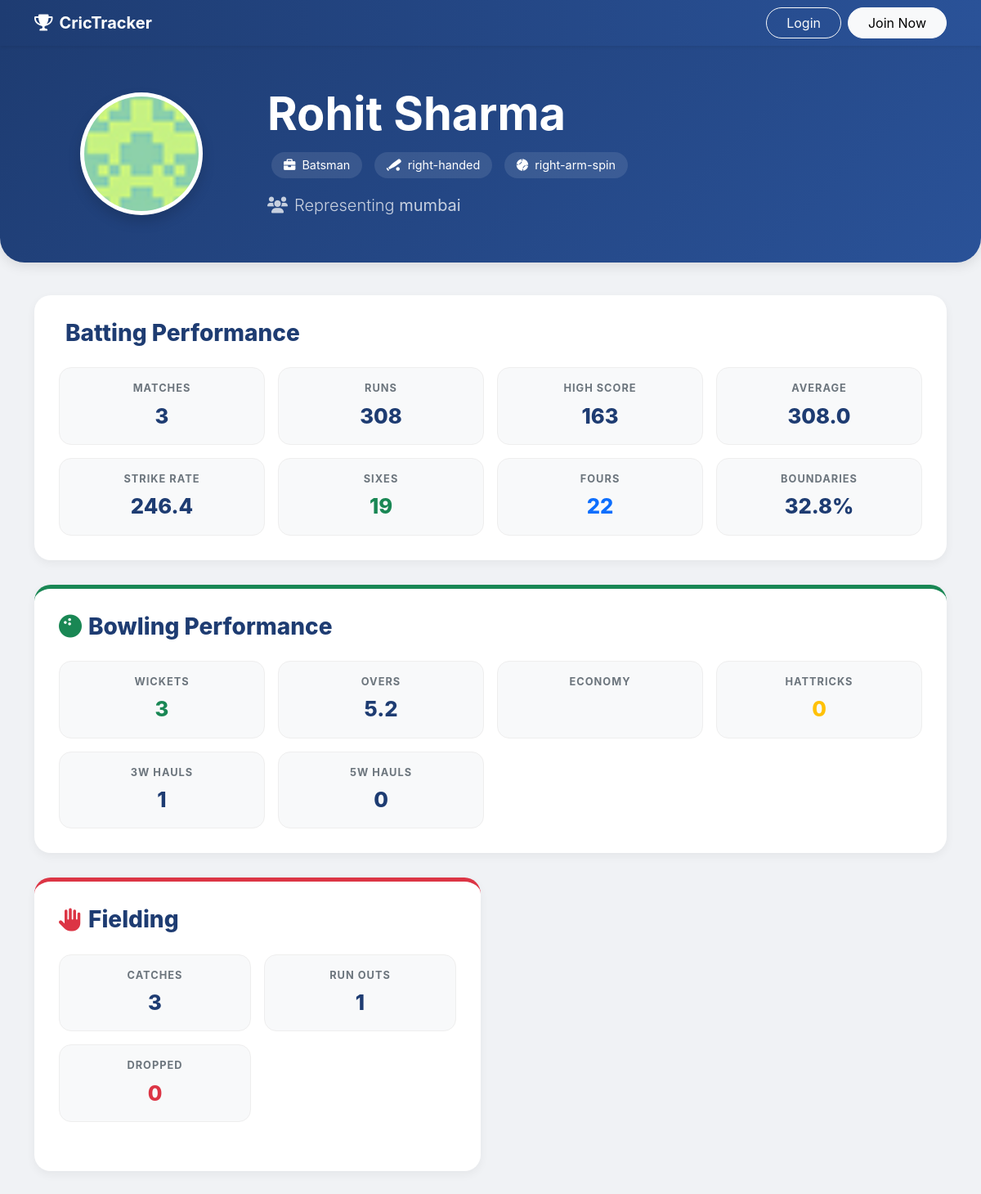
Page /player_stats/10 on the committed database.
### Records/models.py (models this page shows, shortened)
class Player(models.Model):
    firstname = models.CharField(max_length = 255)
    lastname = models.CharField(max_length = 255)
    role = models.CharField(max_length=50, null=True)
    batting_style = models.CharField(max_length=50, null=True)
    balling_style = models.CharField(max_length=50, null=True)
    team = models.ForeignKey(Team, on_delete = models.CASCADE, related_name="players")
    created_by = models.ForeignKey(Profile , on_delete=models.CASCADE)
    created_at = models.DateTimeField(auto_now_add=True , null = True)

class Team(models.Model):
    name = models.CharField(max_length = 255)
    logo = models.ImageField(upload_to="teamlogos" , null = True , blank = True)
    created_by = models.ForeignKey(Profile,on_delete=models.CASCADE )
    created_at = models.DateTimeField(auto_now_add=True , null= True)

### Records/views.py (the view)
# urls.py: path('player_stats/<int:id>',views.player_stats,name='player_stats'),
def player_stats(request,id):
    player = Player.objects.get(id = id)
    batting_performance = BattingPerformance.objects.filter(player=player)
    balling_performance = BallingPerformance.objects.filter(player=player)
    fielding_performance = FieldingPerformance.objects.filter(player=player)
    wicketkeeping_performance = WicketKeeperPerformance.objects.filter(player=player)
    batting = ()
    balling = ()
    fielding = ()
    wicketkeeping = ()
    if batting_performance :
        batting = calculate_batting_stats(batting_performance)
    if balling_performance:
        balling = calculate_balling_stats(balling_performance)
    if fielding_performance:
        fielding = calculate_fielding_performance(fielding_performance)
    if wicketkeeping_performance:
        wicketkeeping = calculate_wicketkeeping_performance(wicketkeeping_performance)
    context = {
        'player':player,
        'batting_performance' :batting,
        'balling_performance' : balling,
        'fielding_performance' : fielding,
        'wicketkeeping_performance' : wicketkeeping,
    }
    return render(request,'stats/player_stats.html',context)

### Records/views.py (called while the page is built)
def calculate_fielding_performance(performances):
    played = len(performances)
    catches = sum(p.catches for p in performances)
    dropped = sum(p.dropped for p in performances)
    runouts = sum(p.runouts for p in performances)
    return {
        'played' : played,
        'catches' : catches,
        'dropped' : dropped,
        'runouts' : runouts,
    }

### template/stats/player_stats.html (shortened to what this page needs)
<!DOCTYPE html>
<html lang="en">
<head>
    {% load static %}
    <link href="https://cdnjs.cloudflare.com/ajax/libs/font-awesome/6.0.0/css/all.min.css" rel="stylesheet">
    <link href="https://cdn.jsdelivr.net/npm/bootstrap@5.3.0/dist/css/bootstrap.min.css" rel="stylesheet">
</head>
<body>
    {% include 'header.html' %}
    <div class="profile-hero">
        <div class="container text-center text-md-start">
            <div class="row align-items-center">
                <div class="col-md-3 text-center">
                    <img src="{% static 'images/avatar.jpg' %}" alt="Player Photo" class="profile-img shadow">
                </div>
                <div class="col-md-9 mt-4 mt-md-0">
                    <h1 class="display-4 fw-bold mb-2">{{ player.firstname|capfirst }} {{ player.lastname|capfirst }}</h1>
                    <div class="mb-3">
                        <span class="info-pill"><i class="fas fa-briefcase me-2"></i>{{ player.role|capfirst }}</span>
                        <span class="info-pill"><i class="fas fa-baseball-bat-ball me-2"></i>{{ player.batting_style }}</span>
                        <span class="info-pill"><i class="fas fa-baseball-ball me-2"></i>{{ player.balling_style }}</span>
                    </div>
                    <h5 class="fw-light opacity-75"><i class="fas fa-users me-2"></i>Representing <strong>{{ player.team.name }}</strong></h5>
                </div>
            </div>
        </div>
    </div>
    <div class="container pb-5">
        {% if batting_performance.played > 0 %}
        <div class="section-card">
            <h3 class="section-title">Batting Performance</h3>
            <div class="row g-3">
                <div class="col-6 col-md-3"><div class="stat-box"><div class="stat-label">Matches</div><div class="stat-number">{{ batting_performance.played }}</div></div></div>
                <div class="col-6 col-md-3"><div class="stat-box"><div class="stat-label">Runs</div><div class="stat-number">{{ batting_performance.runs }}</div></div></div>
                <div class="col-6 col-md-3"><div class="stat-box"><div class="stat-label">High Score</div><div class="stat-number">{{ batting_performance.high_score }}</div></div></div>
                <div class="col-6 col-md-3"><div class="stat-box"><div class="stat-label">Average</div><div class="stat-number">{{ batting_performance.average }}</div></div></div>
                <div class="col-6 col-md-3"><div class="stat-box"><div class="stat-label">Strike Rate</div><div class="stat-number">{{ batting_performance.strike_rate }}</div></div></div>
                <div class="col-6 col-md-3"><div class="stat-box"><div class="stat-label">Sixes</div><div class="stat-number text-success">{{ batting_performance.sixes }}</div></div></div>
                <div class="col-6 col-md-3"><div class="stat-box"><div class="stat-label">Fours</div><div class="stat-number text-primary">{{ batting_performance.fours }}</div></div></div>
                <div class="col-6 col-md-3"><div class="stat-box"><div class="stat-label">Boundaries</div><div class="stat-number">{{ batting_performance.boundary_percent }}%</div></div></div>
            </div>
        </div>
        {% endif %}
        {% if balling_performance.played > 0 %}
        <div class="section-card border-top border-5 border-success">
            <h3 class="section-title"><i class="fas fa-bowling-ball me-2 text-success"></i>Bowling Performance</h3>
            <div class="row g-3">
                <div class="col-6 col-md-4 col-lg-3"><div class="stat-box"><div class="stat-label">Wickets</div><div class="stat-number text-success">{{ balling_performance.wickets }}</div></div></div>
                <div class="col-6 col-md-4 col-lg-3"><div class="stat-box"><div class="stat-label">Overs</div><div class="stat-number">{{ balling_performance.overs }}</div></div></div>
                <div class="col-6 col-md-4 col-lg-3"><div class="stat-box"><div class="stat-label">Economy</div><div class="stat-number">{{ balling_performance.economy|floatformat:2 }}</div></div></div>
                <div class="col-6 col-md-4 col-lg-3"><div class="stat-box"><div class="stat-label">Hattricks</div><div class="stat-number text-warning">{{ balling_performance.hattricks }}</div></div></div>
                <div class="col-6 col-md-4 col-lg-3"><div class="stat-box"><div class="stat-label">3W Hauls</div><div class="stat-number">{{ balling_performance.threewickethall }}</div></div></div>
                <div class="col-6 col-md-4 col-lg-3"><div class="stat-box"><div class="stat-label">5W Hauls</div><div class="stat-number">{{ balling_performance.fivewickethall }}</div></div></div>
            </div>
        </div>
        {% endif %}
        <div class="row">
            {% if fielding_performance.played > 0 %}
            <div class="col-lg-6">
                <div class="section-card h-100 border-top border-5 border-danger">
                    <h3 class="section-title"><i class="fas fa-hand-paper me-2 text-danger"></i>Fielding</h3>
                    <div class="row g-3">
                        <div class="col-6"><div class="stat-box"><div class="stat-label">Catches</div><div class="stat-number">{{ fielding_performance.catches }}</div></div></div>
                        <div class="col-6"><div class="stat-box"><div class="stat-label">Run Outs</div><div class="stat-number">{{ fielding_performance.runouts }}</div></div></div>
                        <div class="col-6"><div class="stat-box"><div class="stat-label">Dropped</div><div class="stat-number text-danger">{{ fielding_performance.dropped }}</div></div></div>
                    </div>
                </div>
            </div>
            {% endif %}
        </div>
    </div>
</body>
</html>

### template/stats/player_stats.html (style rules this page uses)
body { background-color: #f0f2f5; font-family: 'Inter', sans-serif; }
.profile-hero { background: linear-gradient(135deg, #1e3c72 0%, #2a5298 100%); color: white; padding: 50px 0; border-radius: 0 0 30px 30px; margin-bottom: 40px; box-shadow: 0 4px 15px rgba(0,0,0,0.1); }
.profile-img { width: 150px; height: 150px; border: 5px solid rgba(255,255,255,0.2); border-radius: 50%; object-fit: cover; background-color: #fff; }
.section-card { background: white; border-radius: 20px; padding: 30px; margin-bottom: 30px; box-shadow: 0 4px 12px rgba(0,0,0,0.05); }
.stat-box { background: #f8f9fa; border-radius: 15px; padding: 15px; text-align: center; transition: transform 0.3s ease; height: 100%; border: 1px solid #eee; }
.stat-label { font-size: 0.8rem; text-transform: uppercase; letter-spacing: 1px; color: #6c757d; font-weight: 700; margin-bottom: 5px; }
.stat-number { font-size: 1.6rem; font-weight: 800; color: #1e3c72; }
.section-title { font-weight: 800; color: #1e3c72; margin-bottom: 25px; display: flex; align-items: center; }
.section-title i { margin-right: 15px; }
.info-pill { background: rgba(255,255,255,0.1); padding: 5px 15px; border-radius: 20px; font-size: 0.9rem; margin: 5px; display: inline-block; }

### rows in the picture
Player: firstname "Rohit", lastname "Sharma", role "Batsman", batting_style "right-handed", balling_style "right-arm-spin", team.name "mumbai"

### other values in the picture
{{ batting_performance.played }} "3"
{{ batting_performance.runs }} "308"
{{ batting_performance.high_score }} "163"
{{ batting_performance.average }} "308.0"
{{ batting_performance.strike_rate }} "246.4"
{{ batting_performance.sixes }} "19"
{{ batting_performance.fours }} "22"
{{ batting_performance.boundary_percent }} "32.8"
{{ balling_performance.wickets }} "3"
{{ balling_performance.overs }} "5.2"
{{ balling_performance.hattricks }} "0"
{{ balling_performance.threewickethall }} "1"
{{ balling_performance.fivewickethall }} "0"
{{ fielding_performance.catches }} "3"
{{ fielding_performance.runouts }} "1"
